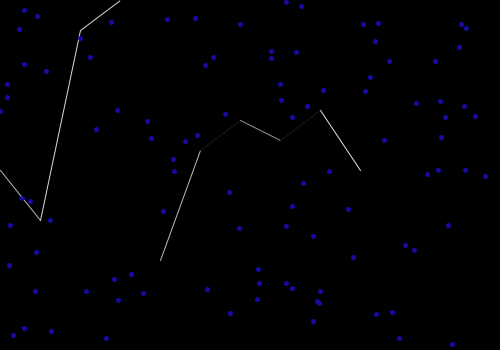
Frame 1 (no input)
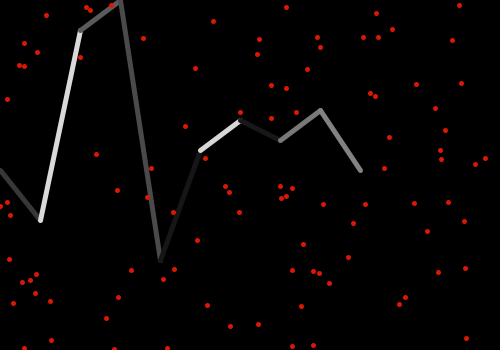
Frame 60 (the mouse pressed at the canvas centre just before this capture)
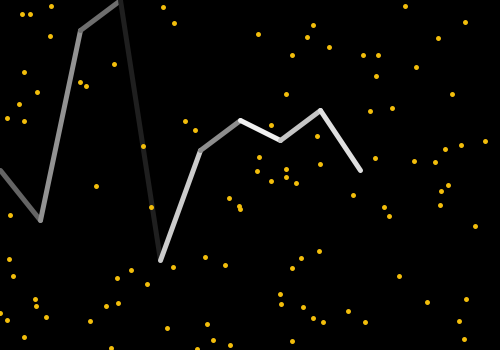
Frame 120 (the mouse held since frame 60 and released just before this capture)

The Processing sketch that drew these frames (run headless with seeded random() and noise(); from frame 60 on, the mouse is pressed at the canvas centre):

// Processing sketch: processing_164768
// ── processing_164768.pde

float[] graphNums = {
  17, 22, 3, 0, 26, 15, 12, 14, 11, 17
};
float[] xCoord = new float[100];
float[] yCoord = new float[100];
float[] gottagofast = new float[100];


void setup() {
  size(500, 350);
  for (int i = 0; i < 100; i++) {
    xCoord[i] = random(width);
    yCoord[i] = random(height);
    gottagofast[i] = random(4, 7);
  }
}



void draw() {

  background(0);
  fill(255, 255, 0);
  for (int i = 0; i < graphNums.length-1; i++) {
    float x1 = i * 40;
    float y1 =  (graphNums[i] * 10);
    float x2 = (i+1) * 40;
    float y2 =  (graphNums[i+1] * 10);
    stroke(random(255));
    line(x1, y1, x2, y2);
  }
  strokeWeight(5);
  stroke(random(255),random(255),random(255));
  for (int i = 0; i < 100; i++) {
    point(xCoord[i], yCoord[i]);
    yCoord[i]+=1;
    yCoord[i] += gottagofast[i];
    if (yCoord[i]>height) {
      yCoord[i] =0;
    }
  }
}
